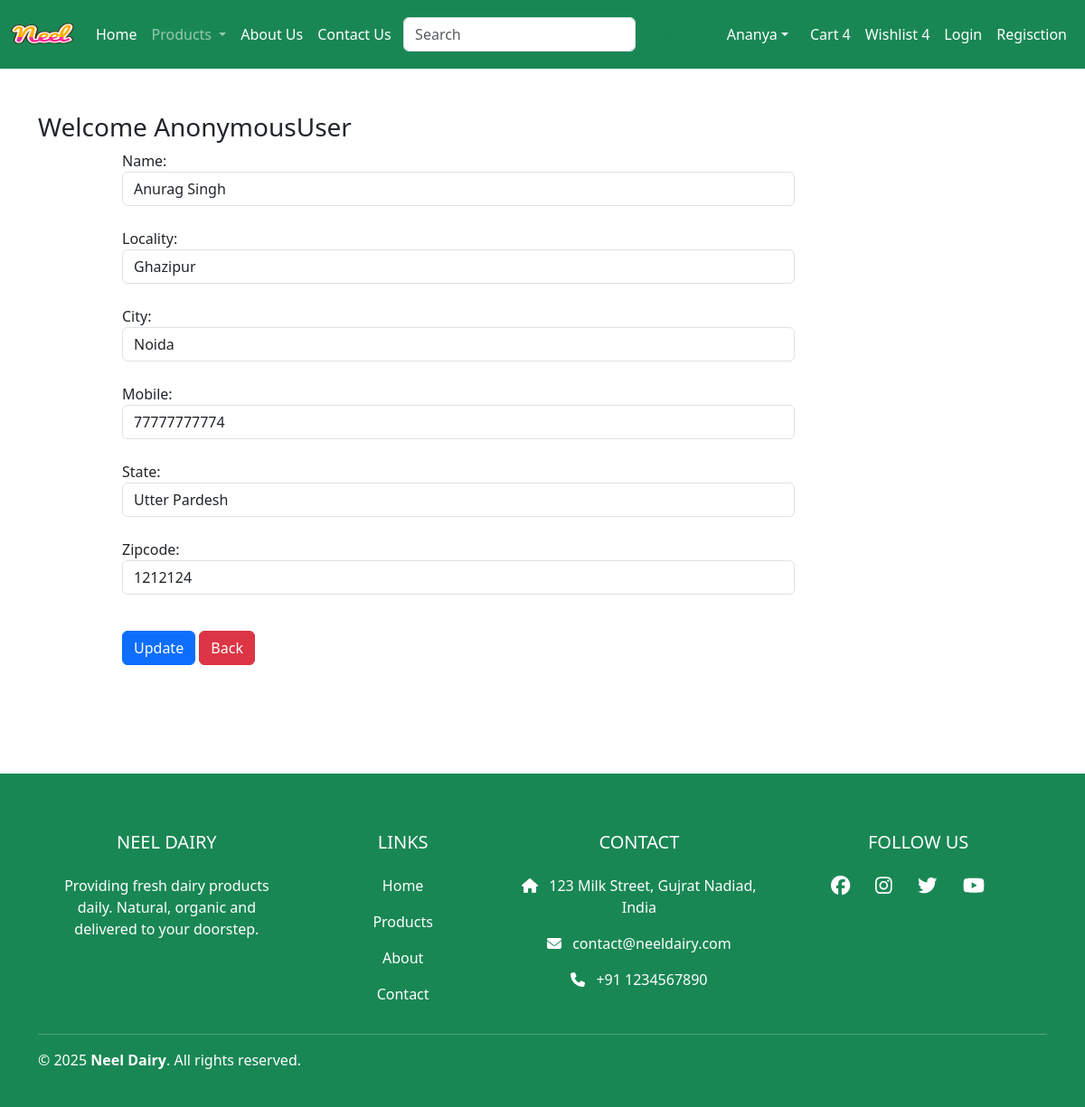
The page /updateAddress/2 on the database its author committed.
### app/models.py (models this page shows, shortened)
class Customer(models.Model):
    user = models.ForeignKey(User,on_delete=models.CASCADE)
    name = models.CharField(max_length=200)
    locality = models.CharField(max_length=200)
    city = models.CharField(max_length=50)
    mobile = models.IntegerField(default=0)
    zipcode = models.IntegerField()
    state = models.CharField(choices=STATE_CHOICES,max_length=100)

### app/views.py (the view, shortened to what this page needs)
# urls.py: path('updateAddress/<int:pk>',views.updateAddress.as_view(),name='updateAddress'),
class updateAddress(View):
    def get(self,request,pk):
        add = Customer.objects.get(pk=pk)
        form = CustomerProfileForm(instance=add)
        return render(request,'myapp/updateAddress.html',locals())

### app/forms.py
class CustomerProfileForm(forms.ModelForm):
    class Meta:
        model = Customer
        fields = ['name','locality','city','mobile','state','zipcode']
        widgets = {
            'name':forms.TextInput(attrs={'class':'form-control'}),
            'locality':forms.TextInput(attrs={'class':'form-control'}),
            'city':forms.TextInput(attrs={'class':'form-control'}),
            'mobile':forms.NumberInput(attrs={'class':'form-control'}),
            'state':forms.Select(attrs={'class':'form-control'}),
            'zipcode':forms.NumberInput(attrs={'class':'form-control'}),
        }

### templates/myapp/updateAddress.html (shortened to what this page needs)
{% extends 'myapp/base.html' %}
{% load static %}
{% block main-content %}
<div class="container my-5">
    <div class="row">
        <h3>Welcome <span class="text-capitalize">{{request.user}}</span></h3>
    </div>
    <div class="col-sm-8 offset-sm-1">
        <form action="" method="post">
            {% for fm in form %}
                {{fm.label_tag}}{{fm}} <small class="text-danger">{{fm.error|striptags}}</small> <br>
            {% endfor %}
            <div class="col-12 mt-3">
                <button type="submit" class="btn btn-primary">Update</button>
                <a href="{% url 'address' %}" type="button" class="btn btn-danger">Back</a>
            </div>
        </form>
    </div>
</div>
{% endblock main-content %}

### rows shown on the page
Customer: form "Anurag Singh" "Ghazipur" "Noida" "77777777774" "Utter Pardesh" "1212124"

### other values the page prints
{{ request.user }} "AnonymousUser"
{{ fm.label_tag }} "Name:" "Locality:" "City:" "Mobile:" "State:" "Zipcode:"
